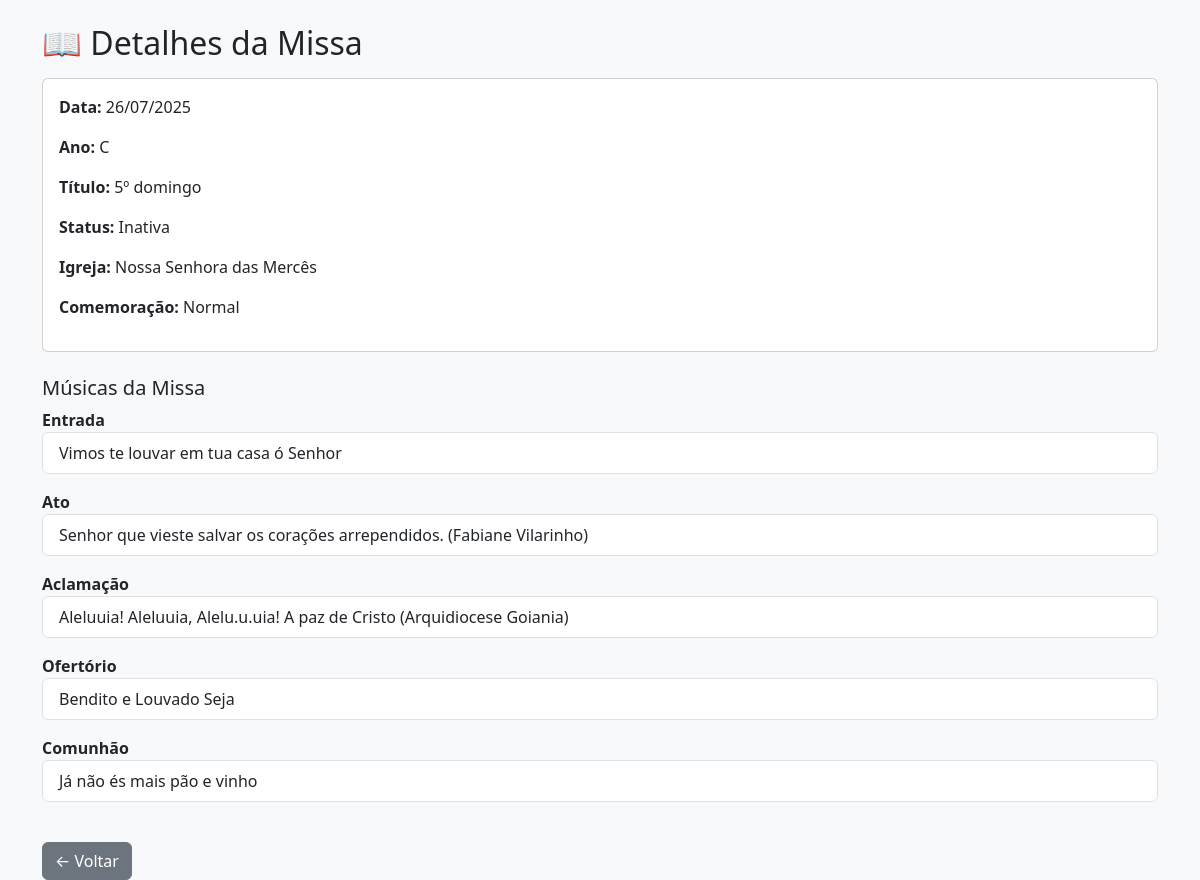
/admin/missas_detalhes.php?id=2, run on the app's committed database.
### tables this page shows
CREATE TABLE IF NOT EXISTS `tbmissa` (
  `idMissa` int(11) NOT NULL AUTO_INCREMENT,
  `idDataComemorativa` int(11) DEFAULT NULL,
  `idIgreja` int(11) DEFAULT NULL,
  `idTpLiturgico` int(11) DEFAULT NULL,
  `DataMissa` date NOT NULL,
  `AnoMissa` varchar(4) DEFAULT NULL,
  `TituloMissa` varchar(200) DEFAULT NULL,
  `Status` tinyint(1) DEFAULT NULL,
  PRIMARY KEY (`idMissa`),
  KEY `idDataComemorativa` (`idDataComemorativa`),
  KEY `tbmissa_ibfk_2` (`idIgreja`),
  KEY `tbMissa_ibfk_3` (`idTpLiturgico`),
  CONSTRAINT `tbMissa_ibfk_3` FOREIGN KEY (`idTpLiturgico`) REFERENCES `tbtpliturgico` (`idTpLiturgico`) ON DELETE NO ACTION ON UPDATE NO ACTION,
  CONSTRAINT `tbmissa_ibfk_1` FOREIGN KEY (`idDataComemorativa`) REFERENCES `tbdatacomemorativa` (`idDataComemorativa`) ON DELETE SET NULL,
  CONSTRAINT `tbmissa_ibfk_2` FOREIGN KEY (`idIgreja`) REFERENCES `tbigreja` (`idIgreja`) ON DELETE SET NULL
);

CREATE TABLE IF NOT EXISTS `tbigreja` (
  `idIgreja` int(11) NOT NULL AUTO_INCREMENT,
  `NomeIgreja` varchar(250) NOT NULL,
  `Endereco` varchar(250) DEFAULT NULL,
  `Telefone` varchar(30) DEFAULT NULL,
  `Tipo` varchar(30) DEFAULT NULL,
  PRIMARY KEY (`idIgreja`)
);

CREATE TABLE IF NOT EXISTS `tbdatacomemorativa` (
  `idDataComemorativa` int(11) NOT NULL AUTO_INCREMENT,
  `DescComemoracao` varchar(200) NOT NULL,
  `QuandoAcontece` varchar(200) NOT NULL,
  `MesDia` varchar(5) DEFAULT NULL,
  PRIMARY KEY (`idDataComemorativa`)
);

CREATE TABLE IF NOT EXISTS `tbmomentosmissa` (
  `idMomento` int(11) NOT NULL AUTO_INCREMENT,
  `DescMomento` varchar(50) DEFAULT NULL,
  `OrdemDeExecucao` char(4) DEFAULT NULL,
  PRIMARY KEY (`idMomento`)
);

### admin/missas_detalhes.php (the view, shortened to what this page needs)
<?php
include_once("../conexao.php");
$idMissa = (int) $_GET['id'];
$sqlMissa = "
SELECT m.*, i.NomeIgreja, dc.DescComemoracao
FROM tbmissa m
LEFT JOIN tbigreja i ON i.idIgreja = m.idIgreja
LEFT JOIN tbdatacomemorativa dc ON dc.idDataComemorativa = m.idDataComemorativa
WHERE m.idMissa = $idMissa";
$missa = $conn->query($sqlMissa)->fetch_assoc();
$sqlMusicas = "
SELECT mo.idMomento, mu.NomeMusica, mo.DescMomento, mo.OrdemDeExecucao
FROM tbmissamusicas mmis
JOIN tbmusica mu ON mu.idMusica = mmis.idMusica
JOIN tbmomentosmissa mo ON mo.idMomento = mmis.idMusicaMomentoMissa
WHERE mmis.idMissa = $idMissa
ORDER BY mo.OrdemDeExecucao";
$musicas = $conn->query($sqlMusicas)->fetch_all(MYSQLI_ASSOC);
$agrupadas = [];
foreach ($musicas as $m) {
    $momento = $m['DescMomento'];
    $agrupadas[$momento][] = $m['NomeMusica'];
}
?>
<!DOCTYPE html>
<html lang="pt-br">
<head>
    <link href="https://cdn.jsdelivr.net/npm/bootstrap@5.3.0/dist/css/bootstrap.min.css" rel="stylesheet">
</head>
<body class="bg-light">
<div class="container mt-4">
    <h2 class="mb-3">📖 Detalhes da Missa</h2>
    <div class="card mb-4">
        <div class="card-body">
            <p><strong>Data:</strong> <?= date('d/m/Y', strtotime($missa['DataMissa'])) ?></p>
            <p><strong>Ano:</strong> <?= htmlspecialchars($missa['AnoMissa']) ?></p>
            <p><strong>Título:</strong> <?= htmlspecialchars($missa['TituloMissa']) ?></p>
            <p><strong>Status:</strong> <?= $missa['Status'] ? 'Ativa' : 'Inativa' ?></p>
            <p><strong>Igreja:</strong> <?= htmlspecialchars($missa['NomeIgreja'] ?? '-') ?></p>
            <p><strong>Comemoração:</strong> <?= htmlspecialchars($missa['DescComemoracao'] ?? '-') ?></p>
        </div>
    </div>
    <h5>Músicas da Missa</h5>
    <?php if ($agrupadas): ?>
        <?php foreach ($agrupadas as $momento => $lista): ?>
            <div class="mb-3">
                <strong><?= $momento ?></strong>
                <ul class="list-group">
                    <?php foreach ($lista as $musica): ?>
                        <li class="list-group-item"><?= htmlspecialchars($musica) ?></li>
                    <?php endforeach; ?>
                </ul>
            </div>
        <?php endforeach; ?>
    <?php else: ?>
        <p class="text-muted">Nenhuma música vinculada.</p>
    <?php endif; ?>
    <a href="missas.php" class="btn btn-secondary mt-4">← Voltar</a>
</div>
</body>
</html>

### data on the page
tbmissa: DataMissa "26/07/2025", AnoMissa "C", TituloMissa "5º domingo", idIgreja.NomeIgreja "Nossa Senhora das Mercês", idDataComemorativa.DescComemoracao "Normal"
tbmomentosmissa: DescMomento "Comunhão", musica "Já não és mais pão e vinho"

### other printed values
$momento "Entrada"
$musica "Vimos te louvar em tua casa ó Senhor"
$momento "Ato"
$musica "Senhor que vieste salvar os corações arrependidos. (Fabiane Vilarinho)"
$momento "Aclamação"
$musica "Aleluuia! Aleluuia, Alelu.u.uia! A paz de Cristo (Arquidiocese Goiania)"
$momento "Ofertório"
$musica "Bendito e Louvado Seja"
